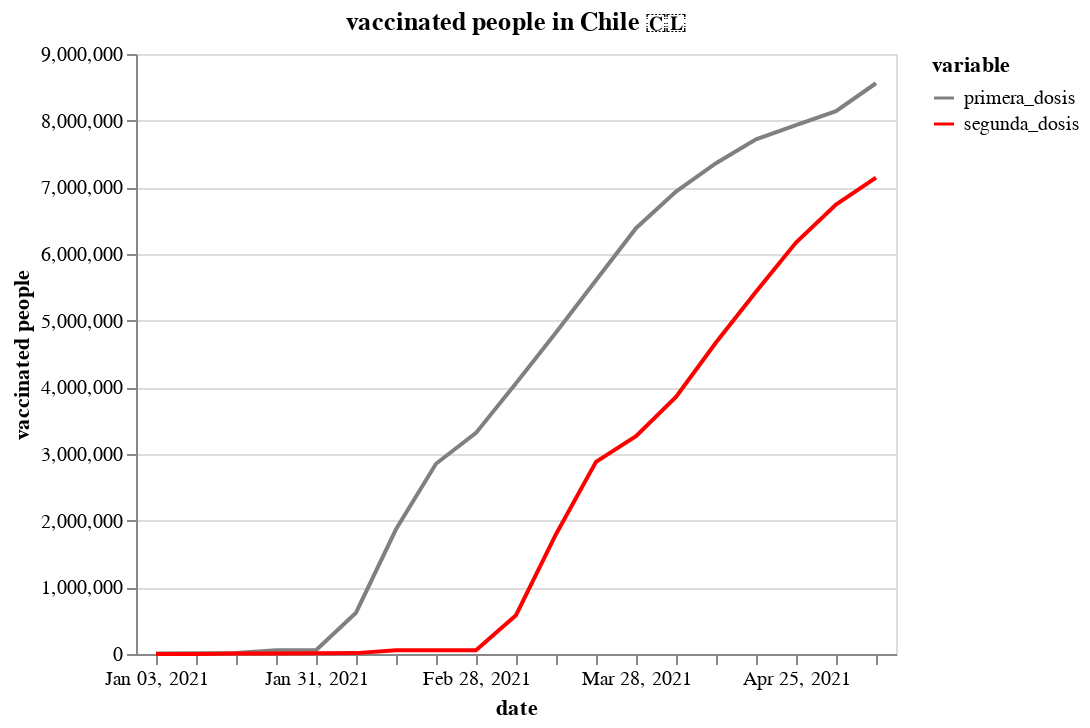

Notebook code cell kept with this figure:
### Code cell
df_vaccine_chile.reset_index(inplace=True)
alt.Chart(df_vaccine_chile.melt('fecha')).mark_line().encode(
    x=alt.X('yearmonthdate(fecha):O',title='date'),
    y=alt.Y('value:Q',title='vaccinated people'),
    color=alt.Color('variable',scale=alt.Scale(domain=['primera_dosis','segunda_dosis'],range=['grey','red']))
).properties(title='vaccinated people in Chile 🇨🇱')

### Figure 1 — Vega-Lite specification as saved in the notebook (floating-point values rounded to 4 significant figures)
{"$schema": "https://vega.github.io/schema/vega-lite/v4.8.1.json", "config": {"view": {"continuousHeight": 300, "continuousWidth": 400}}, "data": {"name": "data-2c571fda538a4b40ee5cac6b5abd08a6"}, "datasets": {"data-2c571fda538a4b40ee5cac6b5abd08a6": [{"fecha": "2021-01-03T00:00:00", "value": 8649.0, "variable": "primera_dosis"}, {"fecha": "2021-01-10T00:00:00", "value": 10700.0, "variable": "primera_dosis"}, {"fecha": "2021-01-17T00:00:00", "value": 13800.0, "variable": "primera_dosis"}, {"fecha": "2021-01-24T00:00:00", "value": 56960.0, "variable": "primera_dosis"}, {"fecha": "2021-01-31T00:00:00", "value": 57000.0, "variable": "primera_dosis"}, {"fecha": "2021-02-07T00:00:00", "value": 619900.0, "variable": "primera_dosis"}, {"fecha": "2021-02-14T00:00:00", "value": 1871000.0, "variable": "primera_dosis"}, {"fecha": "2021-02-21T00:00:00", "value": 2853000.0, "variable": "primera_dosis"}, {"fecha": "2021-02-28T00:00:00", "value": 3316000.0, "variable": "primera_dosis"}, {"fecha": "2021-03-07T00:00:00", "value": 4062000.0, "variable": "primera_dosis"}, {"fecha": "2021-03-14T00:00:00", "value": 4823000.0, "variable": "primera_dosis"}, {"fecha": "2021-03-21T00:00:00", "value": 5607000.0, "variable": "primera_dosis"}, {"fecha": "2021-03-28T00:00:00", "value": 6387000.0, "variable": "primera_dosis"}, {"fecha": "2021-04-04T00:00:00", "value": 6936000.0, "variable": "primera_dosis"}, {"fecha": "2021-04-11T00:00:00", "value": 7361000.0, "variable": "primera_dosis"}, {"fecha": "2021-04-18T00:00:00", "value": 7720000.0, "variable": "primera_dosis"}, {"fecha": "2021-04-25T00:00:00", "value": 7934000.0, "variable": "primera_dosis"}, {"fecha": "2021-05-02T00:00:00", "value": 8142000.0, "variable": "primera_dosis"}, {"fecha": "2021-05-09T00:00:00", "value": 8561000.0, "variable": "primera_dosis"}, {"fecha": "2021-01-03T00:00:00", "value": 0.0, "variable": "segunda_dosis"}, {"fecha": "2021-01-10T00:00:00", "value": 0.0, "variable": "segunda_dosis"}, {"fecha": "2021-01-17T00:00:00", "value": 8366.0, "variable": "segunda_dosis"}, {"fecha": "2021-01-24T00:00:00", "value": 8368.0, "variable": "segunda_dosis"}, {"fecha": "2021-01-31T00:00:00", "value": 10400.0, "variable": "segunda_dosis"}, {"fecha": "2021-02-07T00:00:00", "value": 13200.0, "variable": "segunda_dosis"}, {"fecha": "2021-02-14T00:00:00", "value": 55780.0, "variable": "segunda_dosis"}, {"fecha": "2021-02-21T00:00:00", "value": 55790.0, "variable": "segunda_dosis"}, {"fecha": "2021-02-28T00:00:00", "value": 56290.0, "variable": "segunda_dosis"}, {"fecha": "2021-03-07T00:00:00", "value": 581500.0, "variable": "segunda_dosis"}, {"fecha": "2021-03-14T00:00:00", "value": 1797000.0, "variable": "segunda_dosis"}, {"fecha": "2021-03-21T00:00:00", "value": 2882000.0, "variable": "segunda_dosis"}, {"fecha": "2021-03-28T00:00:00", "value": 3268000.0, "variable": "segunda_dosis"}, {"fecha": "2021-04-04T00:00:00", "value": 3857000.0, "variable": "segunda_dosis"}, {"fecha": "2021-04-11T00:00:00", "value": 4673000.0, "variable": "segunda_dosis"}, {"fecha": "2021-04-18T00:00:00", "value": 5433000.0, "variable": "segunda_dosis"}, {"fecha": "2021-04-25T00:00:00", "value": 6171000.0, "variable": "segunda_dosis"}, {"fecha": "2021-05-02T00:00:00", "value": 6742000.0, "variable": "segunda_dosis"}, {"fecha": "2021-05-09T00:00:00", "value": 7145000.0, "variable": "segunda_dosis"}]}, "encoding": {"color": {"field": "variable", "scale": {"domain": ["primera_dosis", "segunda_dosis"], "range": ["grey", "red"]}, "type": "nominal"}, "x": {"field": "fecha", "timeUnit": "yearmonthdate", "title": "date", "type": "ordinal"}, "y": {"field": "value", "title": "vaccinated people", "type": "quantitative"}}, "mark": "line", "title": "vaccinated people in Chile 🇨🇱"}
